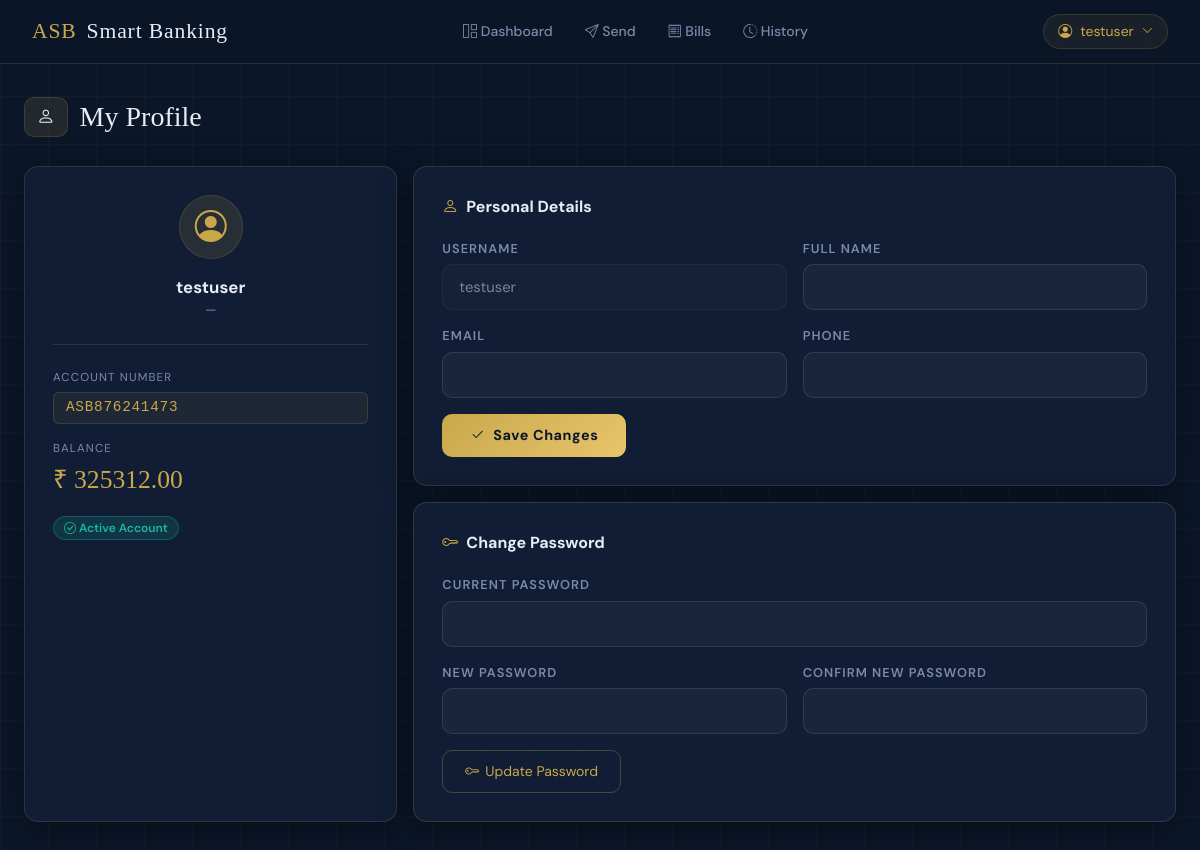
Screenshot of /profile/ (signed in) with the database file from the repository.
### accounts/models.py (models this page shows, shortened)
class UserProfile(models.Model):
    user = models.OneToOneField(User, on_delete=models.CASCADE)
    account_number = models.CharField(max_length=12, unique=True)
    balance = models.DecimalField(max_digits=10, decimal_places=2, default=0)
    full_name  = models.CharField(max_length=100, blank=True, default='')
    email      = models.EmailField(blank=True, default='')
    phone      = models.CharField(max_length=15, blank=True, default='')
    average_transaction_amount   = models.DecimalField(max_digits=10, decimal_places=2, default=0)
    usual_transaction_hour_start = models.IntegerField(default=9)
    usual_transaction_hour_end   = models.IntegerField(default=18)

### accounts/views.py (the view, shortened to what this page needs)
# urls.py: path('profile/',                           views.profile,         name='profile'),
@login_required
def profile(request):
    profile = UserProfile.objects.get(user=request.user)
    msg = None
    return render(request, 'user/profile.html', {'profile': profile, 'msg': msg})

### templates/user/profile.html (shortened to what this page needs)
{% extends "base.html" %}
{% block content %}
<div class="page-title fade-up"><span class="icon-pill"><i class="bi bi-person"></i></span>My Profile</div>
<div class="row g-3">
  <div class="col-md-4 fade-up fade-up-1">
    <div class="asb-card text-center" style="height:100%;">
      <div style="width:64px;height:64px;border-radius:50%;background:rgba(201,168,76,0.12);border:1px solid var(--border);display:flex;align-items:center;justify-content:center;font-size:2rem;color:var(--gold);margin:0 auto 16px;">
        <i class="bi bi-person-circle"></i>
      </div>
      <div style="font-weight:700;font-size:1.05rem;">{{ profile.user.username }}</div>
      <div style="font-size:0.82rem;color:var(--muted);margin-bottom:20px;">{{ profile.full_name|default:"—" }}</div>
      <div class="asb-divider"></div>
      <div style="text-align:left;">
        <div style="font-size:0.72rem;text-transform:uppercase;letter-spacing:0.1em;color:var(--muted);margin-bottom:6px;">Account Number</div>
        <div class="acct-chip">{{ profile.account_number }}</div>
        <div style="margin-top:16px;">
          <div style="font-size:0.72rem;text-transform:uppercase;letter-spacing:0.1em;color:var(--muted);margin-bottom:4px;">Balance</div>
          <div style="font-family:'Playfair Display',serif;font-size:1.6rem;color:var(--gold);">₹ {{ profile.balance }}</div>
        </div>
        <div style="margin-top:16px;">
          <span class="badge-success"><i class="bi bi-check-circle"></i> Active Account</span>
        </div>
      </div>
    </div>
  </div>
  <div class="col-md-8">
    <div class="asb-card fade-up fade-up-2 mb-3">
      <div style="font-weight:700;margin-bottom:20px;display:flex;align-items:center;gap:8px;"><i class="bi bi-person" style="color:var(--gold);"></i> Personal Details</div>
      <form method="post">
        <div class="row g-3">
          <div class="col-md-6">
            <label class="asb-label">Username</label>
            <input type="text" class="asb-input" value="{{ profile.user.username }}" disabled style="opacity:0.5;cursor:not-allowed;">
          </div>
          <div class="col-md-6">
            <label class="asb-label">Full Name</label>
            <input type="text" name="full_name" class="asb-input" value="{{ profile.full_name }}">
          </div>
          <div class="col-md-6">
            <label class="asb-label">Email</label>
            <input type="email" name="email" class="asb-input" value="{{ profile.email }}">
          </div>
          <div class="col-md-6">
            <label class="asb-label">Phone</label>
            <input type="text" name="phone" class="asb-input" value="{{ profile.phone }}">
          </div>
          <div class="col-12">
            <button class="btn-gold" type="submit"><i class="bi bi-check2"></i> Save Changes</button>
          </div>
        </div>
      </form>
    </div>
    <div id="change-password" class="asb-card fade-up fade-up-3" style="border-color:rgba(201,168,76,0.2);">
      <div style="font-weight:700;margin-bottom:20px;display:flex;align-items:center;gap:8px;"><i class="bi bi-key" style="color:var(--gold);"></i> Change Password</div>
      <form method="post">
        <div class="row g-3">
          <div class="col-md-12">
            <label class="asb-label">Current Password</label>
            <input type="password" name="old_password" class="asb-input" required>
          </div>
          <div class="col-md-6">
            <label class="asb-label">New Password</label>
            <input type="password" name="new_password" class="asb-input" required>
          </div>
          <div class="col-md-6">
            <label class="asb-label">Confirm New Password</label>
            <input type="password" name="confirm_password" class="asb-input" required>
          </div>
          <div class="col-12">
            <button class="btn-outline" type="submit" style="border-color:rgba(201,168,76,0.3);color:var(--gold);"><i class="bi bi-key"></i> Update Password</button>
          </div>
        </div>
      </form>
    </div>
  </div>
</div>
{% endblock %}

### templates/user/navbar.html (shortened to what this page needs)
<nav class="asb-nav">
  <a href="{% url 'user_dashboard' %}" class="brand">ASB <span>Smart Banking</span></a>
  <div class="nav-links">
    <a href="{% url 'user_dashboard' %}"><i class="bi bi-grid-1x2"></i> Dashboard</a>
    <a href="{% url 'send_money' %}"><i class="bi bi-send"></i> Send</a>
    <a href="{% url 'bill_pay' %}"><i class="bi bi-receipt"></i> Bills</a>
    <a href="{% url 'transactions' %}"><i class="bi bi-clock-history"></i> History</a>
  </div>
  <div class="nav-right">
    <div class="nav-user" id="navUserBtn" onclick="toggleNavDrop(this)" tabindex="0">
      <i class="bi bi-person-circle"></i> {{ request.user.username }}
      <i class="bi bi-chevron-down" id="navChevron" style="font-size:.7rem;transition:transform .2s;"></i>
    </div>
  </div>
</nav>

### templates/base.html (style rules this page uses)
:root { --navy: #0B1629; --navy2: #111E35; --navy3: #172540; --gold: #C9A84C; --gold2: #E8C46A; --teal: #19B8A0; --red: #E05252; --text: #E8EDF5; --muted: #7A8BAA; --border: rgba(201,168,76,0.18); --card: rgba(17,30,53,0.95); --radius: 14px; --shadow: 0 8px 32px rgba(0,0,0,0.35); }
*, *::before, *::after { box-sizing: border-box; margin: 0; padding: 0; }
html, body { font-family: 'DM Sans', sans-serif; background: var(--navy); color: var(--text); min-height: 100vh; }
body::before { content: ''; position: fixed; inset: 0; z-index: 0; pointer-events: none; background-image: linear-gradient(rgba(201,168,76,0.04) 1px, transparent 1px), linear-gradient(90deg, rgba(201,168,76,0.04) 1px, transparent 1px); background-size: 48px 48px; }
body > * { position: relative; z-index: 1; }
.asb-nav { background: rgba(11,22,41,0.97); border-bottom: 1px solid var(--border); backdrop-filter: blur(12px); padding: 0 2rem; height: 64px; display: flex; align-items: center; justify-content: space-between; position: sticky; top: 0; z-index: 1000; }
.asb-nav .brand { font-family: 'Playfair Display', serif; font-size: 1.35rem; color: var(--gold); text-decoration: none; letter-spacing: 0.04em; display: flex; align-items: center; gap: 10px; }
.asb-nav .brand span { color: var(--text); }
.nav-links { display: flex; align-items: center; gap: 4px; }
.nav-links a { color: var(--muted); text-decoration: none; font-size: 0.875rem; font-weight: 500; padding: 6px 14px; border-radius: 8px; transition: all 0.2s; }
.nav-right { display: flex; align-items: center; gap: 12px; }
.nav-user { display: flex; align-items: center; gap: 8px; background: rgba(201,168,76,0.08); border: 1px solid var(--border); padding: 6px 14px; border-radius: 30px; font-size: 0.875rem; color: var(--gold); cursor: pointer; position: relative; user-select: none; }
.page-title { font-family: 'Playfair Display', serif; font-size: 1.75rem; color: var(--text); margin-bottom: 28px; display: flex; align-items: center; gap: 12px; }
.page-title .icon-pill { background: rgba(201,168,76,0.12); border: 1px solid var(--border); border-radius: 10px; padding: 6px 12px; font-size: 1.1rem; }
.asb-card { background: var(--card); border: 1px solid var(--border); border-radius: var(--radius); box-shadow: var(--shadow); padding: 28px; transition: transform 0.2s, box-shadow 0.2s; }
.asb-label { font-size: 0.8rem; font-weight: 600; text-transform: uppercase; letter-spacing: 0.08em; color: var(--muted); margin-bottom: 6px; display: block; }
.asb-input { width: 100%; background: rgba(255,255,255,0.04); border: 1px solid rgba(255,255,255,0.1); border-radius: 10px; color: var(--text); padding: 11px 16px; font-size: 0.925rem; transition: border-color 0.2s, box-shadow 0.2s; outline: none; font-family: 'DM Sans', sans-serif; }
.btn-gold { background: linear-gradient(135deg, var(--gold), var(--gold2)); color: var(--navy); font-weight: 700; border: none; padding: 11px 28px; border-radius: 10px; font-size: 0.9rem; letter-spacing: 0.04em; cursor: pointer; transition: all 0.2s; text-decoration: none; display: inline-flex; align-items: center; gap: 8px; }
.btn-outline { background: transparent; border: 1px solid var(--border); color: var(--muted); padding: 10px 22px; border-radius: 10px; font-size: 0.875rem; cursor: pointer; transition: all 0.2s; text-decoration: none; display: inline-flex; align-items: center; gap: 6px; }
.badge-success { background: rgba(25,184,160,0.15); color: var(--teal); border: 1px solid rgba(25,184,160,0.3); padding: 3px 10px; border-radius: 20px; font-size: 0.75rem; font-weight: 600; }
.acct-chip { font-family: 'Courier New', monospace; background: rgba(201,168,76,0.08); border: 1px solid var(--border); color: var(--gold); padding: 4px 12px; border-radius: 6px; font-size: 0.9rem; letter-spacing: 0.05em; }
.asb-divider { height: 1px; background: var(--border); margin: 24px 0; }
.fade-up { animation: fadeUp 0.4s ease both; }
.fade-up-1 { animation-delay: 0.05s; }
.fade-up-2 { animation-delay: 0.1s; }
.fade-up-3 { animation-delay: 0.15s; }

### rows the page displays
UserProfile: user.username "testuser", full_name "—", account_number "ASB876241473", balance "325312.00"

### other values shown
{{ request.user.username }} "testuser"
